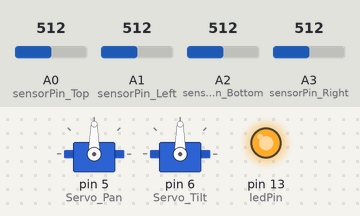
Recording of a sketch running on a simulated Arduino Uno, built with avr-gcc and run on an emulated ATmega328P. On the bench: 2 × servo, output pins drawn as LEDs (lit = HIGH). Inputs (shaded band) come from the test bench; at power-on: A0 (sensorPin_Top) = 512, A1 (sensorPin_Left) = 512, A3 (sensorPin_Right) = 512, A2 (sensorPin_Bottom) = 512.

Above: at 1.2 s.
1.3 s: A0 (sensorPin_Top) set to 615
2.8 s: A0 (sensorPin_Top) set to 631
At 3.57 s:
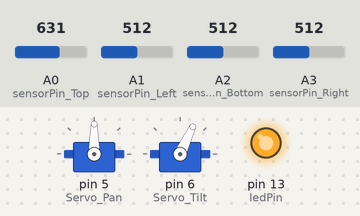
At 5.6 s:
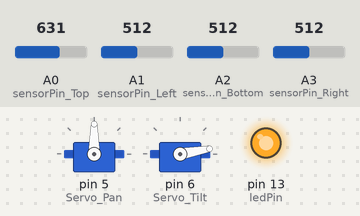
5.8 s: A1 (sensorPin_Left) set to 436
7.3 s: A1 (sensorPin_Left) set to 407
At 10.1 s:
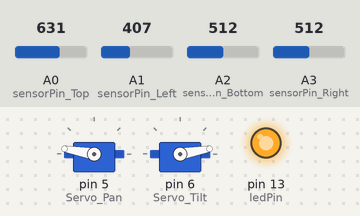
10.3 s: A3 (sensorPin_Right) set to 345
11.8 s: A3 (sensorPin_Right) set to 322
At 17.0 s:
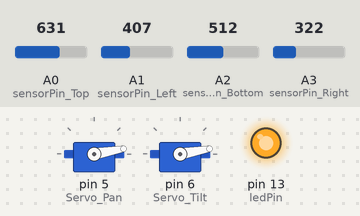
Timing chart, 0 to 17.9 s (numbered marks = the images above; inputs shaded):
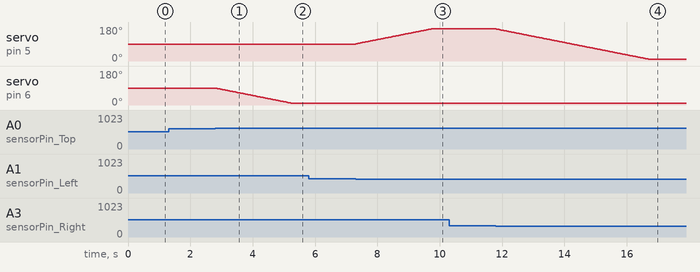

The sketch:

compound_eye.ino
```cpp
 // Library inclusions
 #include <Servo.h>


//VAR Declaration

//the time we give the sensor to calibrate (10-60 secs according to the datasheet)
int calibrationTime = 2;
int Pos_P = 0;  // Variable to store Pan servo position
int Pos_T = 0;  // Variable to store Tilt servo position
int Servo_Pan_Centre = 90; // lumi 70
int Servo_Tilt_Centre = 90; // lumi 70
int Servo_Min_Pos = 10;
int Servo_Max_Pos = 170;
int Pan_Scale = 0;
int Tilt_Scale = 0;
int Max_Dist=185; // Maximum distance to check against. This value was determined from sensor reading averages
int Best_Dist=400; // Best distance to check against. This value was determined from sensor reading averages
//VAR pin selection
int sensorPin_Top = 0;    // select the Arduino input pin for the CompoundEye PCB IR pin 2
int sensorPin_Right = 3;    // select the Arduino input pin for the CompoundEye PCB IR pin 3
int sensorPin_Bottom = 2;    // select the Arduino input pin for the CompoundEye PCB IR pin 4
int sensorPin_Left = 1;    // select the Arduino input pin for the CompoundEye PCB IR pin 5
int ledPin = 13;      // select the Arduino output pin for turning on the compound eye PCB IR LED
//VAR sensorvalues
int sensorValue_Top = 0;  // variable to store the value coming from the Compound Eye sensor(Top)
int sensorValue_Right = 0;  // variable to store the value coming from the Compound Eye sensor(Right)
int sensorValue_Bottom = 0;  // variable to store the value coming from the Compound Eye sensor(Bottom)
int sensorValue_Left = 0;  // variable to store the value coming from the Compound Eye sensor(Left)
int sensorValue_Average = 0;
//VAR servo object creation
Servo Servo_Pan;
Servo Servo_Tilt;

void setup() {
//  Serial.begin(9600);
  Servo_Pan.attach(5);  // assign pin for the Pan Servo
  Servo_Tilt.attach(6);  // assign pin for the Tilt Servo
  pinMode(ledPin, OUTPUT);    // declare the ledPin as an OUTPUT:
  digitalWrite(ledPin, HIGH);   // turn the ledPin on

// Center the servos
  Pos_T=Servo_Tilt_Centre;
  Pos_P=Servo_Pan_Centre;
  Servo_Pan.write(Pos_P);
  Servo_Tilt.write(Pos_T);
//  Serial.print("calibrating sensor ");
//  for(int i = 0; i < calibrationTime; i++){
//      Serial.print(".");
//      delay(1000);
      }
//    Serial.println(" done");
//    Serial.println("SENSOR ACTIVE");
//    delay(50);


//}

void loop() {
  // read the value from the sensor and determine if the object is in range if not return the Pan/Tilt servos to the center:
  sensorValue_Top = analogRead(sensorPin_Top);
  sensorValue_Right = analogRead(sensorPin_Right);
  sensorValue_Bottom = analogRead(sensorPin_Bottom);
  sensorValue_Left = analogRead(sensorPin_Left);
  sensorValue_Average = (sensorValue_Top+sensorValue_Right+sensorValue_Bottom+sensorValue_Left)/4;
//  Serial.print ("sensorValue_Average="); // debugging code
//  Serial.println (sensorValue_Average);  // debugging code
  if (sensorValue_Average < Max_Dist) {
    if (Pos_T > Servo_Tilt_Centre) {
      Pos_T = Pos_T - 1;
      Servo_Tilt.write(Pos_T);
    }
    if (Pos_T < Servo_Tilt_Centre) {
      Pos_T = Pos_T + 1;
      Servo_Tilt.write(Pos_T);
    }
    if (Pos_P > Servo_Pan_Centre) {
      Pos_P = Pos_P - 1;
      Servo_Pan.write(Pos_P);
    }
    if (Pos_P < Servo_Pan_Centre) {
      Pos_P = Pos_P + 1;
      Servo_Pan.write(Pos_P);
    }
  }
// if the object is in range we need to start tracking it
   if (sensorValue_Average > Max_Dist) {
     Pan_Scale = (sensorValue_Left + sensorValue_Right) / 10;
     Tilt_Scale = (sensorValue_Top + sensorValue_Bottom) / 10;
     if (sensorValue_Left > sensorValue_Right) {
       Pos_P = Pos_P -((sensorValue_Left - sensorValue_Right) / Pan_Scale);
       if (Pos_P < Servo_Min_Pos) {
         Pos_P = Servo_Min_Pos;
       }
//     Serial.println ("Going Left"); // debugging code
     Servo_Pan.write(Pos_P);
     }
     if (sensorValue_Left < sensorValue_Right) {
       Pos_P = Pos_P +((sensorValue_Right - sensorValue_Left) / Pan_Scale);
       if (Pos_P > Servo_Max_Pos) {
         Pos_P = Servo_Max_Pos;
       }
//     Serial.println ("Going Right"); // debugging code
     Servo_Pan.write(Pos_P);
     }
     if (sensorValue_Top > sensorValue_Bottom) {
       Pos_T = Pos_T -((sensorValue_Top - sensorValue_Bottom) / Tilt_Scale);
       if (Pos_T < Servo_Min_Pos) {
         Pos_T = Servo_Min_Pos;
       }
//     Serial.println ("Going Up"); // debugging code
     Servo_Tilt.write(Pos_T);
     }
     if (sensorValue_Top < sensorValue_Bottom) {
       Pos_T = Pos_T +((sensorValue_Bottom - sensorValue_Top) / Tilt_Scale);
       if (Pos_T > Servo_Max_Pos) {
         Pos_T = Servo_Max_Pos;
       }
//     Serial.println ("Going Down"); // debugging code
     Servo_Tilt.write(Pos_T);
     }
   }


/* below is part of the experimentation code used to get a feel for the bestdist and maxdist values I hope it is self explanatory
of course you need the do the analog read in order to be able to display these values
  Serial.println("Top Value=");
  Serial.println(sensorValue_Top);
  Serial.println("- Right Value=");
  Serial.println(sensorValue_Right);
  Serial.println("- Bottom Value=");
  Serial.println(sensorValue_Bottom);
  Serial.println("- Left Value=");
  Serial.println(sensorValue_Left);
  Serial.println("- Average value=");
  Serial.println((sensorValue_Top+sensorValue_Right+sensorValue_Bottom+sensorValue_Left)/4);
  delay(500);
  */
   delay(30);
}
```

Measured:
- the behaviour switches between 624 and 625 on A0 (sensorPin_Top) (found by bisection; images 0 and 1)
- the behaviour switches between 420 and 419 on A1 (sensorPin_Left) (found by bisection; images 2 and 3)
- the behaviour switches between 334 and 333 on A3 (sensorPin_Right) (found by bisection; images 3 and 4)
- after the input at 1.3 s, every drawn part: stays the same
- after the input at 2.8 s, servo on pin 6 (Servo_Tilt): moves from 90° to 10° over 2.4 s, starting at once
- after the input at 5.8 s, every drawn part: stays the same
- after the input at 7.3 s, servo on pin 5 (Servo_Pan): moves from 90° to 170° over 2.4 s, starting at once
- after the input at 10.3 s, every drawn part: stays the same
- after the input at 11.8 s, servo on pin 5 (Servo_Pan): moves from 170° to 10° over 4.9 s, starting at once
